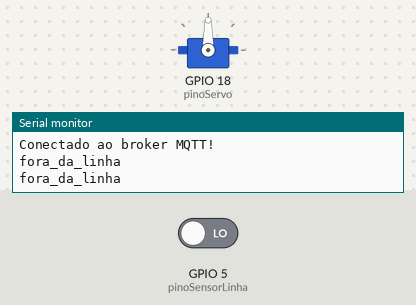
The sketch below on a simulated ESP32-C6. Parts: servo, the last lines printed to the serial monitor. The test bench sets the inputs (shaded band); at power-on: GPIO 5 (pinoSensorLinha) LOW. WiFi joins after 1.5 s; servers stay silent unless stated; a WiFi scan finds three made-up networks; random numbers use the default seed unless the sketch sets one; no MQTT or app messages arrive unless stated.

Above: at 7.2 s.
7.3 s: GPIO 5 (pinoSensorLinha) driven HIGH
At 8.4 s:
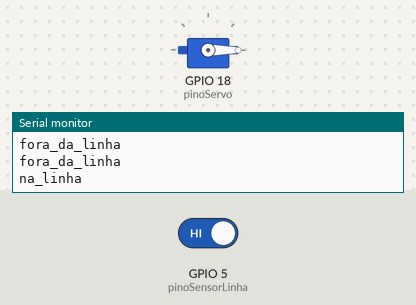
9.0 s: GPIO 5 (pinoSensorLinha) driven LOW
At 9.6 s:
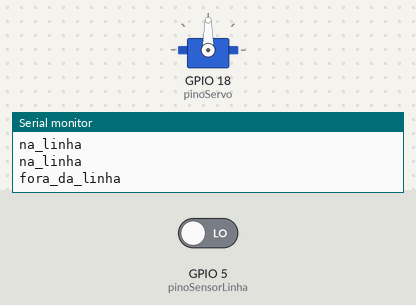
Timing chart, 0 to 12.0 s (numbered marks = the images above; inputs shaded):
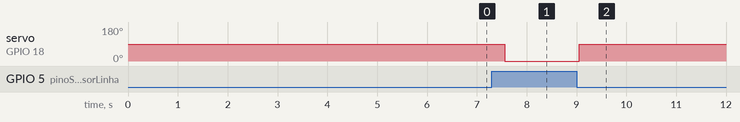

The sketch:

AT05_Placa1.ino
```cpp
#include <WiFi.h>
#include <PubSubClient.h>
#include <ArduinoJson.h>
#include <ESP32Servo.h>

const char* SSID = "Vini@@";
const char* PSWD = "viniciusA";

const char* brokerUrl = "test.mosquitto.org";
const int port = 1883;
const char* topicStatus = "Carrinhos/Cheios/1";

WiFiClient espClient;
PubSubClient mqttClient(espClient);

// sensor linha
const int pinoSensorLinha = 5;   // Sensor de linha (D0)
String statusSensor = "";

// servo
const byte pinoServo = 18;        // Servo motor
Servo servo;

void setup() {
  Serial.begin(115200);

  // pinMode(pinoSensorLinha, INPUT);

  servo.setPeriodHertz(50);
  servo.attach(pinoServo, 500, 2400);

  scanLocalworks();
  connectLocalworks();
  connectBroker();
}

void loop() {
  mqttClient.loop();
  int valorLinha = digitalRead(pinoSensorLinha);
  if (valorLinha == HIGH) {
    statusSensor = "na_linha";
    servo.write(0);
  } else {
    statusSensor = "fora_da_linha";
    servo.write(90);
  }

  // JSON
  StaticJsonDocument<200> doc;
  doc["status"] = statusSensor;
  char buffer[200];
  serializeJson(doc, buffer);

  // Enviar para o broker
  mqttClient.publish(topicStatus, buffer);


  // Verificar conexões
  if (WiFi.status() != WL_CONNECTED) {
    Serial.println("WiFi desconectado, reconectando...");
    connectLocalworks();
  }

  if (!mqttClient.connected()) {
    Serial.println("MQTT desconectado, reconectando...");
    connectBroker();
  }
  delay(500);
  Serial.println(statusSensor);

}

void connectLocalworks() {
  Serial.println("Conectando ao WiFi...");
  WiFi.begin(SSID, PSWD);
  while (WiFi.status() != WL_CONNECTED) {
    Serial.print(".");
    delay(1000);
  }
  Serial.println("\nWiFi conectado!");
}

void scanLocalworks() {
  Serial.println("Buscando redes Wi-Fi...");
  int n = WiFi.scanNetworks();
  if (n == 0) {
    Serial.println("Nenhuma rede encontrada!");
  } else {
    for (int i = 0; i < n; ++i) {
      Serial.printf("%d: %s (%d dBm)\n", i + 1, WiFi.SSID(i).c_str(), WiFi.RSSI(i));
    }
  }
  delay(2000);
}

void connectBroker() {
  Serial.println("Conectando ao broker MQTT...");
  mqttClient.setServer(brokerUrl, port);

  String clientId = "ESP32C6-";
  clientId += String(random(0xffff), HEX);

  while (!mqttClient.connected()) {
    Serial.print(".");
    if (mqttClient.connect(clientId.c_str())) {
      Serial.println("\nConectado ao broker MQTT!");
    } else {
      Serial.print("Falha (rc=");
      Serial.print(mqttClient.state());
      Serial.println("). Tentando novamente...");
      delay(2000);
    }
  }

  mqttClient.subscribe(topicStatus);
}
```

Measured:
- after the input at 7.3 s, servo on GPIO 18 (pinoServo): 90° → 0° after 0.26 s
- after the input at 9.0 s, servo on GPIO 18 (pinoServo): 0° → 90° after 0.06 s
